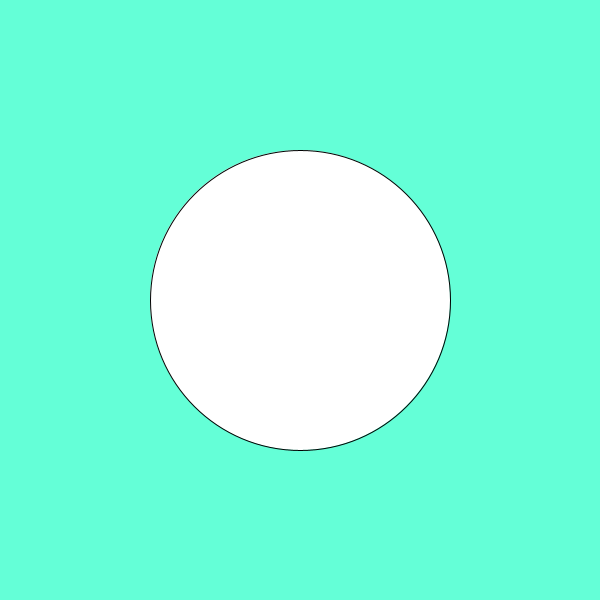
Frame 1 (no input)
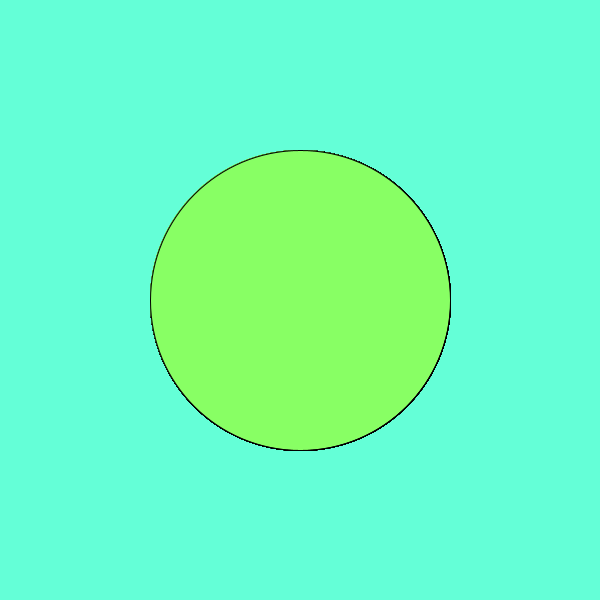
Frame 60 (the mouse pressed at the canvas centre just before this capture)
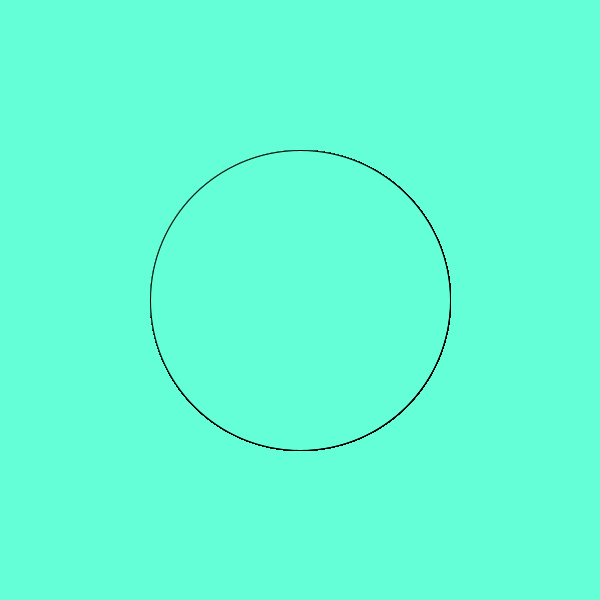
Frame 120 (the mouse held since frame 60 and released just before this capture)

The Processing sketch that drew these frames (run headless with seeded random() and noise(); from frame 60 on, the mouse is pressed at the canvas centre):

// Processing sketch: Logical_Dot
// ── Logical_Dot.pde


void setup(){
  size(600,600);
  background(#64FFD7);
  
}

void draw() {
  ellipse(300,300,300,300);
  if (mousePressed) {
    fill(#64FFD7);
    
  } else {
    fill(#88FF64);
  
  
  
}}
